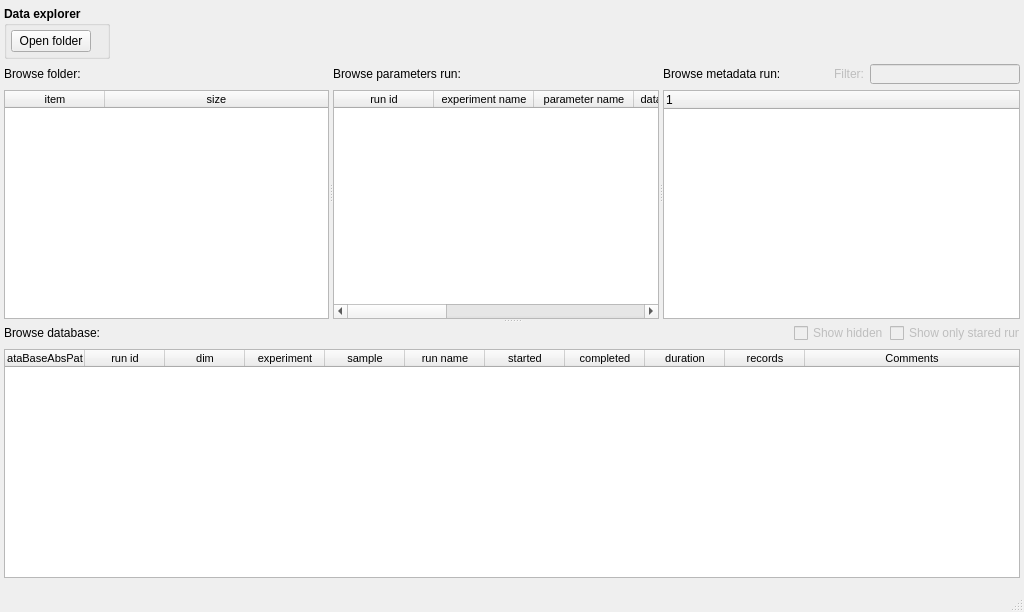
<?xml version="1.0" encoding="UTF-8"?>
<ui version="4.0">
 <class>MainWindow</class>
 <widget class="QMainWindow" name="MainWindow">
  <property name="geometry">
   <rect>
    <x>0</x>
    <y>0</y>
    <width>1024</width>
    <height>612</height>
   </rect>
  </property>
  <property name="windowTitle">
   <string>pyplotter</string>
  </property>
  <property name="windowOpacity">
   <double>1.000000000000000</double>
  </property>
  <widget class="QWidget" name="centralwidget">
   <layout class="QVBoxLayout" name="verticalLayout_4">
    <property name="spacing">
     <number>4</number>
    </property>
    <property name="leftMargin">
     <number>4</number>
    </property>
    <property name="topMargin">
     <number>0</number>
    </property>
    <property name="rightMargin">
     <number>4</number>
    </property>
    <property name="bottomMargin">
     <number>4</number>
    </property>
    <item>
     <layout class="QVBoxLayout" name="verticalLayout_3">
      <property name="topMargin">
       <number>6</number>
      </property>
      <property name="bottomMargin">
       <number>1</number>
      </property>
      <item>
       <layout class="QHBoxLayout" name="TopHorizontalLayout">
        <property name="spacing">
         <number>0</number>
        </property>
        <property name="topMargin">
         <number>0</number>
        </property>
        <item>
         <widget class="QGroupBox" name="groupBoxDataExplorer">
          <property name="maximumSize">
           <size>
            <width>16777215</width>
            <height>100</height>
           </size>
          </property>
          <property name="font">
           <font>
            <weight>75</weight>
            <bold>true</bold>
           </font>
          </property>
          <property name="title">
           <string>Data explorer</string>
          </property>
          <layout class="QVBoxLayout" name="verticalLayout_12">
           <property name="spacing">
            <number>4</number>
           </property>
           <property name="leftMargin">
            <number>4</number>
           </property>
           <property name="topMargin">
            <number>4</number>
           </property>
           <property name="rightMargin">
            <number>4</number>
           </property>
           <property name="bottomMargin">
            <number>4</number>
           </property>
           <item>
            <widget class="pushButtonOpenFolder" name="pushButtonOpenFolder">
             <property name="minimumSize">
              <size>
               <width>0</width>
               <height>0</height>
              </size>
             </property>
             <property name="maximumSize">
              <size>
               <width>80</width>
               <height>16777215</height>
              </size>
             </property>
             <property name="font">
              <font>
               <weight>50</weight>
               <bold>false</bold>
              </font>
             </property>
             <property name="text">
              <string>Open folder</string>
             </property>
            </widget>
           </item>
          </layout>
         </widget>
        </item>
        <item>
         <spacer name="horizontalSpacer">
          <property name="orientation">
           <enum>Qt::Horizontal</enum>
          </property>
          <property name="sizeHint" stdset="0">
           <size>
            <width>40</width>
            <height>20</height>
           </size>
          </property>
         </spacer>
        </item>
       </layout>
      </item>
     </layout>
    </item>
    <item>
     <widget class="QSplitter" name="splitter_2">
      <property name="orientation">
       <enum>Qt::Vertical</enum>
      </property>
      <widget class="QSplitter" name="splitter">
       <property name="orientation">
        <enum>Qt::Horizontal</enum>
       </property>
       <widget class="QWidget" name="layoutWidget_2">
        <layout class="QVBoxLayout" name="verticalLayout_5">
         <item>
          <widget class="QLabel" name="labelFolder">
           <property name="minimumSize">
            <size>
             <width>0</width>
             <height>20</height>
            </size>
           </property>
           <property name="maximumSize">
            <size>
             <width>16777215</width>
             <height>20</height>
            </size>
           </property>
           <property name="text">
            <string>Browse folder:</string>
           </property>
          </widget>
         </item>
         <item>
          <widget class="TableWidgetFolder" name="tableWidgetFolder">
           <property name="minimumSize">
            <size>
             <width>0</width>
             <height>0</height>
            </size>
           </property>
           <property name="font">
            <font>
             <pointsize>8</pointsize>
            </font>
           </property>
           <property name="styleSheet">
            <string notr="true"/>
           </property>
           <property name="lineWidth">
            <number>0</number>
           </property>
           <property name="sizeAdjustPolicy">
            <enum>QAbstractScrollArea::AdjustIgnored</enum>
           </property>
           <property name="editTriggers">
            <set>QAbstractItemView::NoEditTriggers</set>
           </property>
           <property name="alternatingRowColors">
            <bool>true</bool>
           </property>
           <property name="selectionBehavior">
            <enum>QAbstractItemView::SelectRows</enum>
           </property>
           <property name="showGrid">
            <bool>false</bool>
           </property>
           <property name="sortingEnabled">
            <bool>true</bool>
           </property>
           <attribute name="horizontalHeaderCascadingSectionResizes">
            <bool>false</bool>
           </attribute>
           <attribute name="horizontalHeaderShowSortIndicator" stdset="0">
            <bool>true</bool>
           </attribute>
           <attribute name="horizontalHeaderStretchLastSection">
            <bool>true</bool>
           </attribute>
           <attribute name="verticalHeaderVisible">
            <bool>false</bool>
           </attribute>
           <column>
            <property name="text">
             <string>item</string>
            </property>
            <property name="textAlignment">
             <set>AlignCenter</set>
            </property>
           </column>
           <column>
            <property name="text">
             <string>size</string>
            </property>
            <property name="textAlignment">
             <set>AlignCenter</set>
            </property>
           </column>
          </widget>
         </item>
        </layout>
       </widget>
       <widget class="QWidget" name="verticalLayoutWidget">
        <layout class="QVBoxLayout" name="verticalLayout_6">
         <item>
          <layout class="QHBoxLayout" name="horizontalLayout_2">
           <item>
            <widget class="QLabel" name="labelRun">
             <property name="minimumSize">
              <size>
               <width>1</width>
               <height>20</height>
              </size>
             </property>
             <property name="maximumSize">
              <size>
               <width>150</width>
               <height>20</height>
              </size>
             </property>
             <property name="text">
              <string>Browse parameters run:</string>
             </property>
            </widget>
           </item>
           <item>
            <widget class="QLabel" name="labelCurrentRun">
             <property name="minimumSize">
              <size>
               <width>0</width>
               <height>20</height>
              </size>
             </property>
             <property name="maximumSize">
              <size>
               <width>16777215</width>
               <height>20</height>
              </size>
             </property>
             <property name="font">
              <font>
               <weight>75</weight>
               <bold>true</bold>
              </font>
             </property>
             <property name="text">
              <string/>
             </property>
            </widget>
           </item>
          </layout>
         </item>
         <item>
          <widget class="TableWidgetParameter" name="tableWidgetParameter">
           <property name="font">
            <font>
             <pointsize>8</pointsize>
            </font>
           </property>
           <property name="lineWidth">
            <number>0</number>
           </property>
           <property name="editTriggers">
            <set>QAbstractItemView::NoEditTriggers</set>
           </property>
           <property name="alternatingRowColors">
            <bool>true</bool>
           </property>
           <property name="selectionBehavior">
            <enum>QAbstractItemView::SelectRows</enum>
           </property>
           <property name="showGrid">
            <bool>false</bool>
           </property>
           <property name="sortingEnabled">
            <bool>true</bool>
           </property>
           <attribute name="horizontalHeaderStretchLastSection">
            <bool>true</bool>
           </attribute>
           <attribute name="verticalHeaderVisible">
            <bool>false</bool>
           </attribute>
           <column>
            <property name="text">
             <string>run id</string>
            </property>
           </column>
           <column>
            <property name="text">
             <string>experiment name</string>
            </property>
           </column>
           <column>
            <property name="text">
             <string>parameter name</string>
            </property>
           </column>
           <column>
            <property name="text">
             <string>databaseAbsPath</string>
            </property>
           </column>
           <column>
            <property name="text">
             <string>dataType</string>
            </property>
           </column>
           <column>
            <property name="text">
             <string>plotted</string>
            </property>
           </column>
           <column>
            <property name="text">
             <string>axis</string>
            </property>
           </column>
           <column>
            <property name="text">
             <string>unit</string>
            </property>
           </column>
           <column>
            <property name="text">
             <string>swept parameters</string>
            </property>
           </column>
          </widget>
         </item>
        </layout>
       </widget>
       <widget class="QWidget" name="verticalLayoutWidget_2">
        <layout class="QVBoxLayout" name="verticalLayout_7">
         <item>
          <layout class="QHBoxLayout" name="horizontalLayout_3">
           <item>
            <widget class="QLabel" name="labelMetadata">
             <property name="minimumSize">
              <size>
               <width>0</width>
               <height>20</height>
              </size>
             </property>
             <property name="maximumSize">
              <size>
               <width>140</width>
               <height>20</height>
              </size>
             </property>
             <property name="text">
              <string>Browse metadata run:</string>
             </property>
            </widget>
           </item>
           <item>
            <widget class="QLabel" name="labelCurrentSnapshot">
             <property name="minimumSize">
              <size>
               <width>0</width>
               <height>20</height>
              </size>
             </property>
             <property name="maximumSize">
              <size>
               <width>16777215</width>
               <height>20</height>
              </size>
             </property>
             <property name="font">
              <font>
               <weight>75</weight>
               <bold>true</bold>
              </font>
             </property>
             <property name="text">
              <string/>
             </property>
            </widget>
           </item>
           <item>
            <widget class="LabelSnapshot" name="labelSnapshot">
             <property name="enabled">
              <bool>false</bool>
             </property>
             <property name="minimumSize">
              <size>
               <width>0</width>
               <height>20</height>
              </size>
             </property>
             <property name="maximumSize">
              <size>
               <width>40</width>
               <height>20</height>
              </size>
             </property>
             <property name="text">
              <string>Filter:</string>
             </property>
             <property name="alignment">
              <set>Qt::AlignRight|Qt::AlignTrailing|Qt::AlignVCenter</set>
             </property>
            </widget>
           </item>
           <item>
            <widget class="LineEditSnapshot" name="lineEditFilterSnapshot">
             <property name="enabled">
              <bool>false</bool>
             </property>
             <property name="sizePolicy">
              <sizepolicy hsizetype="Expanding" vsizetype="Preferred">
               <horstretch>0</horstretch>
               <verstretch>0</verstretch>
              </sizepolicy>
             </property>
             <property name="minimumSize">
              <size>
               <width>0</width>
               <height>20</height>
              </size>
             </property>
             <property name="maximumSize">
              <size>
               <width>150</width>
               <height>20</height>
              </size>
             </property>
             <property name="font">
              <font>
               <italic>true</italic>
              </font>
             </property>
             <property name="text">
              <string/>
             </property>
            </widget>
           </item>
          </layout>
         </item>
         <item>
          <widget class="TreeViewSnapshot" name="treeViewSnapshot">
           <column>
            <property name="text">
             <string/>
            </property>
           </column>
          </widget>
         </item>
        </layout>
       </widget>
      </widget>
      <widget class="QWidget" name="layoutWidget_3">
       <layout class="QVBoxLayout" name="verticalLayout_11">
        <item>
         <layout class="QHBoxLayout" name="horizontalLayout">
          <item>
           <widget class="QLabel" name="labelDataBase">
            <property name="maximumSize">
             <size>
              <width>110</width>
              <height>16777215</height>
             </size>
            </property>
            <property name="text">
             <string>Browse database:</string>
            </property>
           </widget>
          </item>
          <item>
           <widget class="QLabel" name="labelCurrentDataBase">
            <property name="font">
             <font>
              <family>MS Shell Dlg 2</family>
              <pointsize>10</pointsize>
              <weight>75</weight>
              <bold>true</bold>
             </font>
            </property>
            <property name="styleSheet">
             <string notr="true"/>
            </property>
            <property name="text">
             <string/>
            </property>
           </widget>
          </item>
          <item>
           <widget class="CheckBoxHidden" name="checkBoxHidden">
            <property name="enabled">
             <bool>false</bool>
            </property>
            <property name="maximumSize">
             <size>
              <width>90</width>
              <height>16777215</height>
             </size>
            </property>
            <property name="text">
             <string>Show hidden</string>
            </property>
           </widget>
          </item>
          <item>
           <widget class="CheckBoxStared" name="checkBoxStared">
            <property name="enabled">
             <bool>false</bool>
            </property>
            <property name="maximumSize">
             <size>
              <width>130</width>
              <height>16777215</height>
             </size>
            </property>
            <property name="text">
             <string>Show only stared run</string>
            </property>
           </widget>
          </item>
         </layout>
        </item>
        <item>
         <widget class="TableWidgetDatabase" name="tableWidgetDataBase">
          <property name="font">
           <font>
            <pointsize>8</pointsize>
           </font>
          </property>
          <property name="lineWidth">
           <number>0</number>
          </property>
          <property name="sizeAdjustPolicy">
           <enum>QAbstractScrollArea::AdjustIgnored</enum>
          </property>
          <property name="editTriggers">
           <set>QAbstractItemView::NoEditTriggers</set>
          </property>
          <property name="alternatingRowColors">
           <bool>true</bool>
          </property>
          <property name="selectionBehavior">
           <enum>QAbstractItemView::SelectRows</enum>
          </property>
          <property name="showGrid">
           <bool>false</bool>
          </property>
          <property name="sortingEnabled">
           <bool>true</bool>
          </property>
          <property name="columnCount">
           <number>11</number>
          </property>
          <attribute name="horizontalHeaderDefaultSectionSize">
           <number>80</number>
          </attribute>
          <attribute name="horizontalHeaderMinimumSectionSize">
           <number>32</number>
          </attribute>
          <attribute name="horizontalHeaderStretchLastSection">
           <bool>true</bool>
          </attribute>
          <attribute name="verticalHeaderVisible">
           <bool>false</bool>
          </attribute>
          <column>
           <property name="text">
            <string>dataBaseAbsPath</string>
           </property>
          </column>
          <column>
           <property name="text">
            <string>run id</string>
           </property>
          </column>
          <column>
           <property name="text">
            <string>dim</string>
           </property>
          </column>
          <column>
           <property name="text">
            <string>experiment</string>
           </property>
          </column>
          <column>
           <property name="text">
            <string>sample</string>
           </property>
          </column>
          <column>
           <property name="text">
            <string>run name</string>
           </property>
          </column>
          <column>
           <property name="text">
            <string>started</string>
           </property>
          </column>
          <column>
           <property name="text">
            <string>completed</string>
           </property>
          </column>
          <column>
           <property name="text">
            <string>duration</string>
           </property>
          </column>
          <column>
           <property name="text">
            <string>records</string>
           </property>
          </column>
          <column>
           <property name="text">
            <string>Comments</string>
           </property>
          </column>
         </widget>
        </item>
       </layout>
      </widget>
     </widget>
    </item>
   </layout>
  </widget>
  <widget class="StatusBar" name="statusBarMain">
   <property name="minimumSize">
    <size>
     <width>0</width>
     <height>30</height>
    </size>
   </property>
  </widget>
  <widget class="MenuBar" name="menuBarMain">
   <property name="geometry">
    <rect>
     <x>0</x>
     <y>0</y>
     <width>1024</width>
     <height>21</height>
    </rect>
   </property>
  </widget>
 </widget>
 <customwidgets>
  <customwidget>
   <class>TreeViewSnapshot</class>
   <extends>QTreeWidget</extends>
   <header location="global">..ui.treeViewSnapshot</header>
  </customwidget>
  <customwidget>
   <class>LineEditSnapshot</class>
   <extends>QLineEdit</extends>
   <header location="global">..ui.lineEditSnapshot</header>
  </customwidget>
  <customwidget>
   <class>MenuBar</class>
   <extends>QMenuBar</extends>
   <header location="global">..ui.menuBar</header>
  </customwidget>
  <customwidget>
   <class>TableWidgetFolder</class>
   <extends>QTableWidget</extends>
   <header location="global">..ui.tableWidgetFolder</header>
  </customwidget>
  <customwidget>
   <class>TableWidgetDatabase</class>
   <extends>QTableWidget</extends>
   <header location="global">..ui.tableWidgetDatabase</header>
  </customwidget>
  <customwidget>
   <class>StatusBar</class>
   <extends>QStatusBar</extends>
   <header location="global">..ui.statusBar</header>
  </customwidget>
  <customwidget>
   <class>pushButtonOpenFolder</class>
   <extends>QPushButton</extends>
   <header location="global">..ui.pushButtonOpenFolder</header>
  </customwidget>
  <customwidget>
   <class>TableWidgetParameter</class>
   <extends>QTableWidget</extends>
   <header location="global">..ui.tableWidgetParameter</header>
  </customwidget>
  <customwidget>
   <class>CheckBoxHidden</class>
   <extends>QCheckBox</extends>
   <header location="global">..ui.checkBoxHidden</header>
  </customwidget>
  <customwidget>
   <class>LabelSnapshot</class>
   <extends>QLabel</extends>
   <header location="global">..ui.labelSnapshot</header>
  </customwidget>
  <customwidget>
   <class>CheckBoxStared</class>
   <extends>QCheckBox</extends>
   <header location="global">..ui.checkBoxStared</header>
  </customwidget>
 </customwidgets>
 <resources/>
 <connections/>
</ui>
